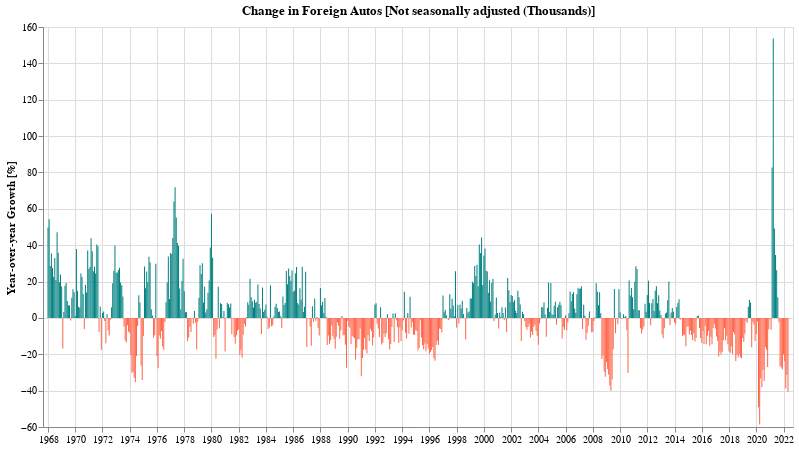

The cell this chart's notebook holds for it:
### Code cell
doYoyChart(df_foreign_autos, 'Not seasonally adjusted (Thousands)', 'Foreign Autos')

### Figure 1 — Vega-Lite specification as saved in the notebook (floating-point values rounded to 4 significant figures; data arrays with more than 128 entries replaced by an {"elided": "..."} marker saying what was removed)
{"config": {"view": {"continuousWidth": 400, "continuousHeight": 300}}, "data": {"name": "data-2b82b97162bfb4da5fcdcae3241cb27c"}, "mark": {"type": "bar", "color": "teal", "width": 1}, "background": "white", "encoding": {"color": {"condition": {"value": "tomato", "test": "datum['Not seasonally adjusted (Thousands)'] < 0"}, "value": "teal"}, "tooltip": [{"field": "dt", "format": "%b %Y", "title": "Date", "type": "temporal"}, {"field": "Not seasonally adjusted (Thousands)", "format": ",.02f", "title": "YoY Change [%]", "type": "quantitative"}], "x": {"axis": {"title": ""}, "field": "dt", "type": "temporal"}, "y": {"axis": {"title": "Year-over-year Growth [%]"}, "field": "Not seasonally adjusted (Thousands)", "type": "quantitative"}}, "height": 400, "title": "Change in Foreign Autos [Not seasonally adjusted (Thousands)]", "width": 750, "$schema": "https://vega.github.io/schema/vega-lite/v4.17.0.json", "datasets": {"data-2b82b97162bfb4da5fcdcae3241cb27c": {"elided": "653 records"}}}
